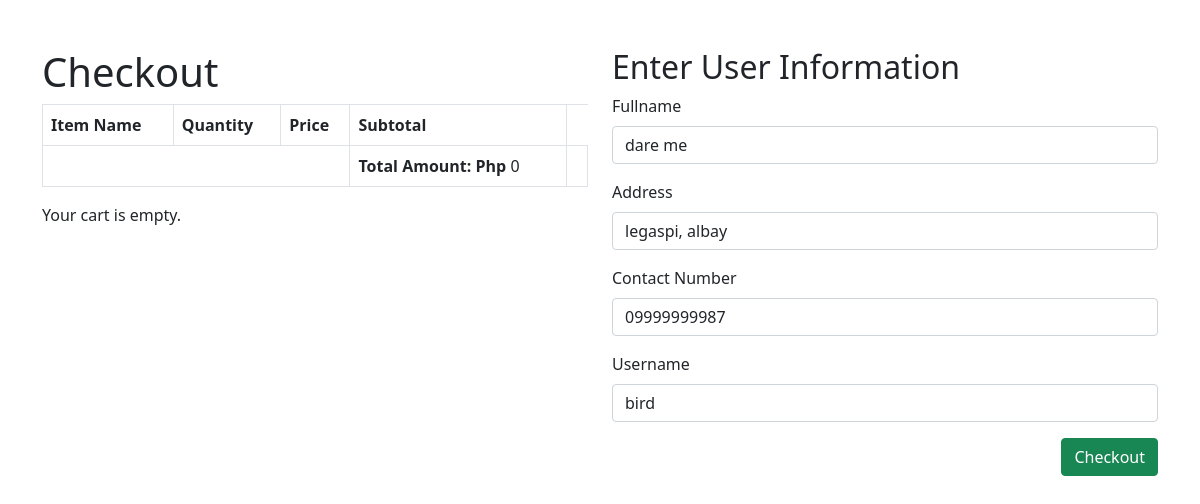
/o_checkout.php (signed in), run on the app's committed database.
### tables this page shows
CREATE TABLE `users` (
  `user_id` int(11) NOT NULL,
  `username` varchar(50) NOT NULL,
  `password` varchar(50) NOT NULL,
  `fullname` varchar(100) NOT NULL,
  `user_status` varchar(1) NOT NULL DEFAULT 'A' COMMENT 'A = active / I = inactive',
  `contact_number` varchar(12) NOT NULL,
  `address` varchar(50) NOT NULL
);

### o_checkout.php (the view, shortened to what this page needs)
<?php
    include_once "conn_db.php";
    if (isset($_SESSION['user_id'])) {
        $user_id = $_SESSION['user_id'];
        $query = "SELECT * FROM users WHERE user_id = $user_id";
        $result = mysqli_query($conn, $query);
        if (mysqli_num_rows($result) > 0) {
            $row = mysqli_fetch_assoc($result);
            $username = $row['username'];
            $fullname = $row['fullname'];
            $address = $row['address'];
            $contact_number = $row['contact_number'];
        } else {
            echo "User not found.";
        }
    }
?>
<!DOCTYPE html>
<html>
<head>
    <link rel="stylesheet" href="css/bootstrap.css">
</head>
<body>
    <div class="container">
        <div class="row mt-5">
            <div class="col-6">
                <h1>Checkout</h1>
                <?php
                    $total_amount = 0;
                    echo "<table class='table table-bordered'>";
                    echo '<thead><tr>';
                    echo '<th>Item Name</th>';
                    echo '<th>Quantity</th>';
                    echo '<th>Price</th>';
                    echo '<th>Subtotal</th>';
                    echo '</tr></thead>';
                    echo '<tr>';
                    echo '<td colspan="3"></td>';
                    echo '<td><strong>Total Amount: Php</strong> ' . $total_amount . '</td>';
                    echo '<td></td>';
                    echo '</tr>';
                    echo '</table>';
                    if (!empty($_SESSION['cart'])) {
                        echo '<a class="btn btn-info me-5" href="o_order_display.php">back</a>';
                    } else {
                    echo 'Your cart is empty.';
                }
            ?>
            </div>
            <div class="col-6">
                <h2>Enter User Information</h2>
                <form action="o_process_checkout.php" method="POST">
                    <div class="mb-3">
                        <label for="new_fullname" class="form-label">Fullname</label>
                        <input type="text" required id="new_fullname" name="fullname" class="form-control" value="<?php echo isset($fullname) ? $fullname : ''; ?>">
                    </div>
                    <div class="mb-3">
                        <label for="address" class="form-label">Address</label>
                        <input type="text" required id="new_address" name="address" class="form-control" value="<?php echo isset($address) ? $address : ''; ?>">
                    </div>
                    <div class="mb-3">
                        <label for="contac_number" class="form-label">Contact Number</label>
                        <input type="number" required id="new_contact_number" name="contact_number" class="form-control" value="<?php echo isset($contact_number) ? $contact_number : ''; ?>">
                    </div>
                    <div class="mb-3">
                        <label for="new_username" class="form-label">Username</label>
                        <input type="text" id="new_username" required name="username" class="form-control" value="<?php echo isset($username) ? $username : ''; ?>">
                    </div>
                        <input type="submit" class="btn btn-success float-end" value="Checkout">
                </form>
            </div>
        </div>
    </div>
</body>
</html>

### data on the page
users: fullname "dare me", address "legaspi, albay", contact_number "09999999987", username "bird"

### other printed values
$total_amount "0"
